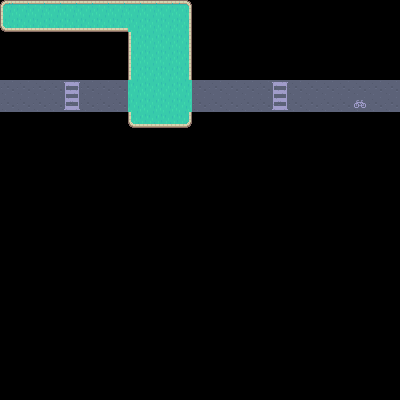

A level layout from a 2D game, rendered from its tile map. Below: a short description, then the map file with its tile-grid data intact:
An orthogonal 25x25 tile map with 16x16 px tiles, 1 tile layer (Tile Layer 1).

<map version="1.2" tiledversion="1.3.5" orientation="orthogonal" renderorder="left-up" width="25" height="25" tilewidth="16" tileheight="16" infinite="0" nextlayerid="2" nextobjectid="1">
 <tileset firstgid="1" source="tilemap_packed.tsx" />
 <layer id="1" name="Tile Layer 1" width="25" height="25">
  <data encoding="csv">
1,2,2,2,2,2,2,2,2,2,2,3,0,0,0,0,0,0,0,0,0,0,0,0,0,
55,56,56,56,56,56,56,56,29,29,29,30,0,0,0,0,0,0,0,0,0,0,0,0,0,
0,0,0,0,0,0,0,0,28,29,29,30,0,0,0,0,0,0,0,0,0,0,0,0,0,
0,0,0,0,0,0,0,0,28,29,29,30,0,0,0,0,0,0,0,0,0,0,0,0,0,
0,0,0,0,0,0,0,0,28,29,29,30,0,0,0,0,0,0,0,0,0,0,0,0,0,
469,469,469,469,406,469,469,469,29,29,29,29,469,469,469,469,469,406,469,469,469,469,469,469,469,
469,469,469,469,460,469,469,469,29,29,29,29,469,469,469,469,469,460,469,469,469,469,470,469,469,
0,0,0,0,0,0,0,0,55,56,56,57,0,0,0,0,0,0,0,0,0,0,0,0,0,
0,0,0,0,0,0,0,0,0,0,0,0,0,0,0,0,0,0,0,0,0,0,0,0,0,
0,0,0,0,0,0,0,0,0,0,0,0,0,0,0,0,0,0,0,0,0,0,0,0,0,
0,0,0,0,0,0,0,0,0,0,0,0,0,0,0,0,0,0,0,0,0,0,0,0,0,
0,0,0,0,0,0,0,0,0,0,0,0,0,0,0,0,0,0,0,0,0,0,0,0,0,
0,0,0,0,0,0,0,0,0,0,0,0,0,0,0,0,0,0,0,0,0,0,0,0,0,
0,0,0,0,0,0,0,0,0,0,0,0,0,0,0,0,0,0,0,0,0,0,0,0,0,
0,0,0,0,0,0,0,0,0,0,0,0,0,0,0,0,0,0,0,0,0,0,0,0,0,
0,0,0,0,0,0,0,0,0,0,0,0,0,0,0,0,0,0,0,0,0,0,0,0,0,
0,0,0,0,0,0,0,0,0,0,0,0,0,0,0,0,0,0,0,0,0,0,0,0,0,
0,0,0,0,0,0,0,0,0,0,0,0,0,0,0,0,0,0,0,0,0,0,0,0,0,
0,0,0,0,0,0,0,0,0,0,0,0,0,0,0,0,0,0,0,0,0,0,0,0,0,
0,0,0,0,0,0,0,0,0,0,0,0,0,0,0,0,0,0,0,0,0,0,0,0,0,
0,0,0,0,0,0,0,0,0,0,0,0,0,0,0,0,0,0,0,0,0,0,0,0,0,
0,0,0,0,0,0,0,0,0,0,0,0,0,0,0,0,0,0,0,0,0,0,0,0,0,
0,0,0,0,0,0,0,0,0,0,0,0,0,0,0,0,0,0,0,0,0,0,0,0,0,
0,0,0,0,0,0,0,0,0,0,0,0,0,0,0,0,0,0,0,0,0,0,0,0,0,
0,0,0,0,0,0,0,0,0,0,0,0,0,0,0,0,0,0,0,0,0,0,0,0,0
</data>
 </layer>
</map>
